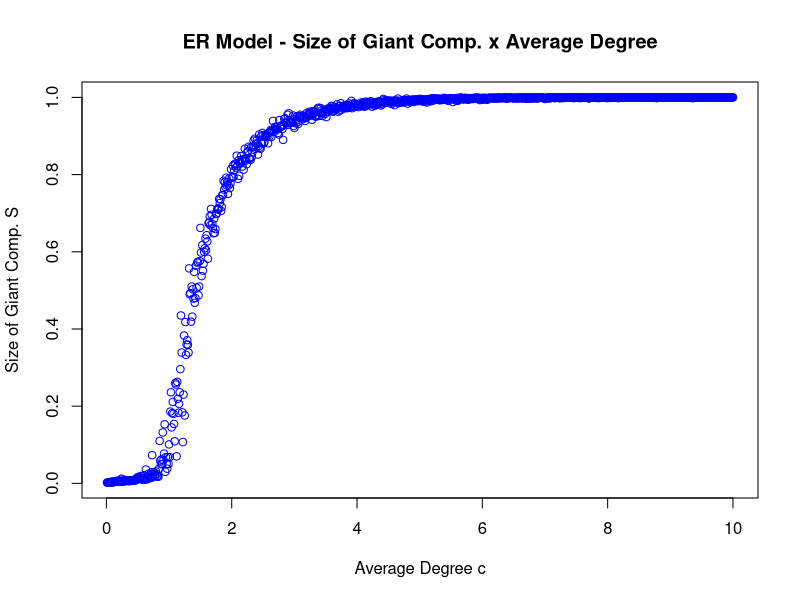

This figure's R source:
require(igraph)

#
# 2	– Modelo	ER
#
#Erdos-Renyi model
size<-rep(0,1000)
avg<-rep(0,1000)

for(i in 1:1000)
{
  g   <- erdos.renyi.game(1000, i/100000, type = "gnp")
  gc <- components(g)
  size[i]<-max(gc$csize)/sum(gc$csize)
  avg[i]<-1000*(i/100000)
}
plot(avg,size, 
     main = "ER Model - Size of Giant Comp. x Average Degree", 
     ylab='Size of Giant Comp. S',
     xlab = 'Average Degree c',
     col = 'blue')